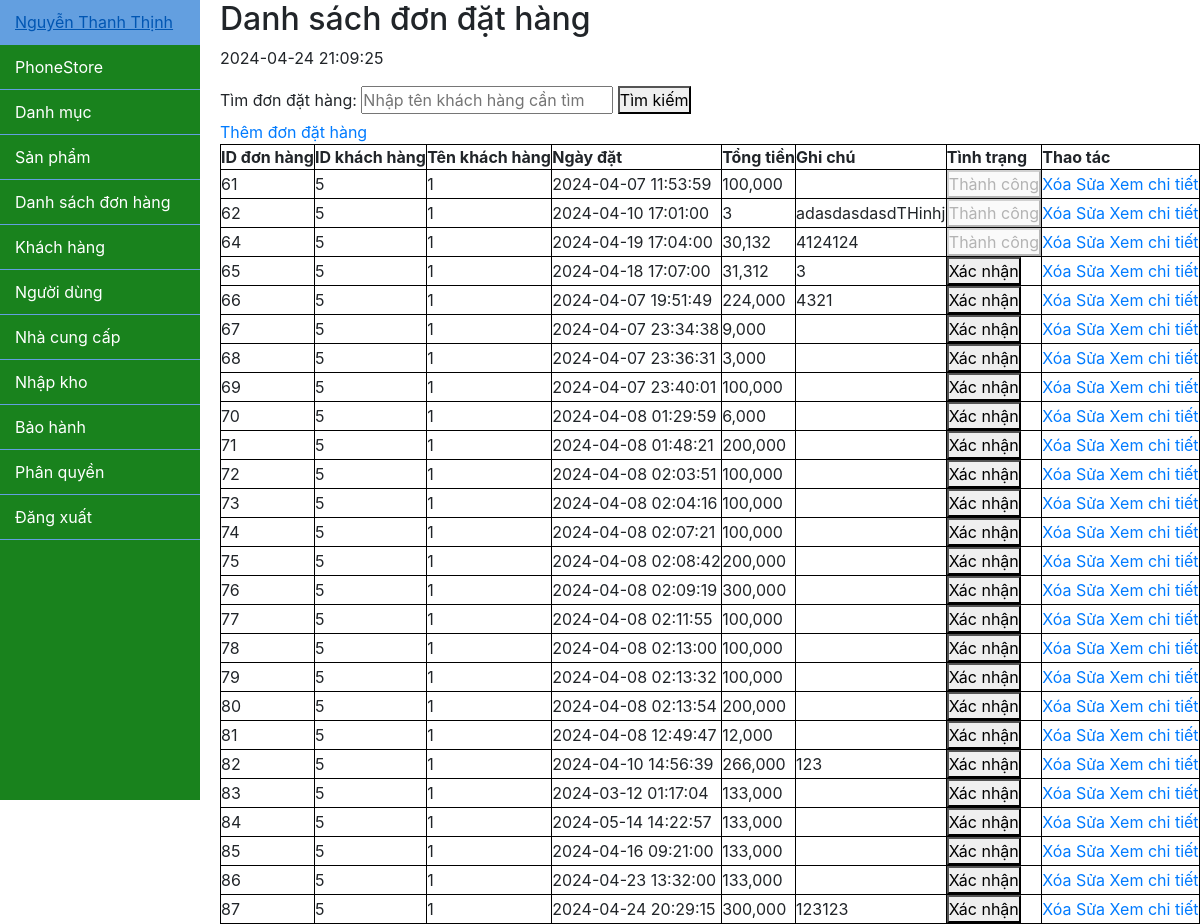
Screenshot of /admin/index.php?ctrl=orderController (signed in) with the database file from the repository.
### tables this page shows
CREATE TABLE `don_dat_hang` (
  `id` int(11) NOT NULL,
  `id_khach_hang` int(11) DEFAULT NULL,
  `ngay` datetime DEFAULT NULL,
  `tong_tien` decimal(10,2) DEFAULT NULL,
  `ghi_chu` text DEFAULT NULL,
  `tinh_trang` varchar(224) DEFAULT NULL
);

CREATE TABLE `khach_hang` (
  `id` int(11) NOT NULL,
  `ten` varchar(255) DEFAULT NULL,
  `so_dien_thoai` varchar(20) DEFAULT NULL,
  `email` varchar(255) DEFAULT NULL,
  `dia_chi` varchar(255) DEFAULT NULL,
  `id_nguoi_dung` int(11) DEFAULT NULL
);

### lib/database.php (called while the page is built, shortened)
<?php
class Database
{
    private $host = "localhost";
    private $username = "root";
    private $password = "";
    private $database = "phonestore";
    private $conn;
    public function __construct()
    {
        $this->conn = $this->connectDB();
    }
    private function connectDB()
    {
        $conn = mysqli_connect($this->host, $this->username, $this->password, $this->database);
        return $conn;
    }
    public function select($query)
    {
        $result = mysqli_query($this->conn, $query);
        if ($result) {
            $data = mysqli_fetch_all($result, MYSQLI_ASSOC);
            return $data;
        } else {
            die(mysqli_error($this->conn));
        }
    }
}

### admin/model/orderModel.php (called while the page is built, shortened)
<?php
class OrderModel
{
    private $db;
    public function __construct()
    {
        $this->db = new Database();
    }
    public function getAllOrders()
    {
        $query = "SELECT don_dat_hang.*,khach_hang.ten AS ten_khach_hang
              FROM don_dat_hang
              JOIN khach_hang ON don_dat_hang.id_khach_hang = khach_hang.id";
        return $this->db->select($query);
    }
}

### admin/view/orderView.php (the view, shortened to what this page needs)
<!DOCTYPE html>
<html lang="vi">
<head>
</head>
<body>
    <h2>Danh sách đơn đặt hàng</h2>
    <?php
    echo date('Y-m-d H:i:s'); ?></p>
    <form class="search-form-order">
        <label for="search">Tìm đơn đặt hàng:</label>
        <input type="text" id="search" name="search" placeholder="Nhập tên khách hàng cần tìm">
        <button type="submit">Tìm kiếm</button>
    </form>
    <a href="index.php?ctrl=orderController&action=viewAddOrder">Thêm đơn đặt hàng</a>
    <table>
        <thead>
            <tr>
                <th>ID đơn hàng</th>
                <th>ID khách hàng</th>
                <th>Tên khách hàng</th>
                <th>Ngày đặt</th>
                <th>Tổng tiền</th>
                <th>Ghi chú</th>
                <th>Tình trạng</th>
                <th>Thao tác</th>
            </tr>
        </thead>
        <tbody>
            <?php foreach ($orders as $order) : ?>
                <tr>
                    <td><?php echo $order['id']; ?></td>
                    <td><?php echo $order['id_khach_hang']; ?></td>
                    <td><?php echo $order['ten_khach_hang']; ?></td>
                    <td><?php echo $order['ngay']; ?></td>
                    <td><?php echo number_format($order['tong_tien']); ?></td>
                    <td><?php echo $order['ghi_chu']; ?></td>
                    <td>
                        <form action="index.php?ctrl=orderController&action=toggleOrderStatus" method="POST">
                            <?php if ($order['tinh_trang'] == 'Chờ xác nhận') echo "<button type='submit'>Xác nhận</button>";
                            else if ($order['tinh_trang'] == 'Đang xử lý') echo "<button type='submit'>Đang xử lý</button>";
                            else if ($order['tinh_trang'] == 'Đang giao') echo "<button type='submit'>Hoàn tất</button>";
                            else if ($order['tinh_trang'] == 'Thành công') echo "<button type='submit' disabled>Thành công</button>";
                            ?>
                        </form>
                    </td>
                    <td>
                        <a href="index.php?ctrl=orderController&action=deleteOrder&id=<?php echo $order['id']; ?>">Xóa</a>
                        <a href="index.php?ctrl=orderController&action=updateOrderView&id=<?php echo $order['id']; ?>&tinh_trang=<?php echo $order['tinh_trang']; ?>">Sửa</a>
                        <a href="index.php?ctrl=orderController&action=viewOrderDetail&id=<?php echo $order['id']; ?>">Xem chi tiết</a>
                    </td>
                </tr>
            <?php endforeach; ?>
        </tbody>
    </table>
</body>
</html>

### admin/css/style.css (style rules this page uses)
table { border-collapse: collapse; width: 100%; }
table, th, td { border: 1px solid black; }
* { margin: 0; padding: 0; box-sizing: border-box; }

### rows the page displays
don_dat_hang: id "61", id_khach_hang "5", id_khach_hang.ten "1", ngay "2024-04-07 11:53:59", tong_tien "100,000", tinh_trang "Thành công"
don_dat_hang: id "62", id_khach_hang "5", id_khach_hang.ten "1", ngay "2024-04-10 17:01:00", tong_tien "3", ghi_chu "adasdasdasdTHinhj", tinh_trang "Thành công"
don_dat_hang: id "64", id_khach_hang "5", id_khach_hang.ten "1", ngay "2024-04-19 17:04:00", tong_tien "30,132", ghi_chu "4124124", tinh_trang "Thành công"
don_dat_hang: id "65", id_khach_hang "5", id_khach_hang.ten "1", ngay "2024-04-18 17:07:00", tong_tien "31,312", ghi_chu "3", tinh_trang "Xác nhận"
don_dat_hang: id "66", id_khach_hang "5", id_khach_hang.ten "1", ngay "2024-04-07 19:51:49", tong_tien "224,000", ghi_chu "4321", tinh_trang "Xác nhận"
don_dat_hang: id "67", id_khach_hang "5", id_khach_hang.ten "1", ngay "2024-04-07 23:34:38", tong_tien "9,000", tinh_trang "Xác nhận"
don_dat_hang: id "68", id_khach_hang "5", id_khach_hang.ten "1", ngay "2024-04-07 23:36:31", tong_tien "3,000", tinh_trang "Xác nhận"
don_dat_hang: id "69", id_khach_hang "5", id_khach_hang.ten "1", ngay "2024-04-07 23:40:01", tong_tien "100,000", tinh_trang "Xác nhận"
don_dat_hang: id "70", id_khach_hang "5", id_khach_hang.ten "1", ngay "2024-04-08 01:29:59", tong_tien "6,000", tinh_trang "Xác nhận"
don_dat_hang: id "71", id_khach_hang "5", id_khach_hang.ten "1", ngay "2024-04-08 01:48:21", tong_tien "200,000", tinh_trang "Xác nhận"
don_dat_hang: id "72", id_khach_hang "5", id_khach_hang.ten "1", ngay "2024-04-08 02:03:51", tong_tien "100,000", tinh_trang "Xác nhận"
don_dat_hang: id "73", id_khach_hang "5", id_khach_hang.ten "1", ngay "2024-04-08 02:04:16", tong_tien "100,000", tinh_trang "Xác nhận"
don_dat_hang: id "74", id_khach_hang "5", id_khach_hang.ten "1", ngay "2024-04-08 02:07:21", tong_tien "100,000", tinh_trang "Xác nhận"
don_dat_hang: id "75", id_khach_hang "5", id_khach_hang.ten "1", ngay "2024-04-08 02:08:42", tong_tien "200,000", tinh_trang "Xác nhận"
don_dat_hang: id "76", id_khach_hang "5", id_khach_hang.ten "1", ngay "2024-04-08 02:09:19", tong_tien "300,000", tinh_trang "Xác nhận"
don_dat_hang: id "77", id_khach_hang "5", id_khach_hang.ten "1", ngay "2024-04-08 02:11:55", tong_tien "100,000", tinh_trang "Xác nhận"
don_dat_hang: id "78", id_khach_hang "5", id_khach_hang.ten "1", ngay "2024-04-08 02:13:00", tong_tien "100,000", tinh_trang "Xác nhận"
don_dat_hang: id "79", id_khach_hang "5", id_khach_hang.ten "1", ngay "2024-04-08 02:13:32", tong_tien "100,000", tinh_trang "Xác nhận"
don_dat_hang: id "80", id_khach_hang "5", id_khach_hang.ten "1", ngay "2024-04-08 02:13:54", tong_tien "200,000", tinh_trang "Xác nhận"
don_dat_hang: id "81", id_khach_hang "5", id_khach_hang.ten "1", ngay "2024-04-08 12:49:47", tong_tien "12,000", tinh_trang "Xác nhận"
don_dat_hang: id "82", id_khach_hang "5", id_khach_hang.ten "1", ngay "2024-04-10 14:56:39", tong_tien "266,000", ghi_chu "123", tinh_trang "Xác nhận"
don_dat_hang: id "83", id_khach_hang "5", id_khach_hang.ten "1", ngay "2024-03-12 01:17:04", tong_tien "133,000", tinh_trang "Xác nhận"
don_dat_hang: id "84", id_khach_hang "5", id_khach_hang.ten "1", ngay "2024-05-14 14:22:57", tong_tien "133,000", tinh_trang "Xác nhận"
don_dat_hang: id "85", id_khach_hang "5", id_khach_hang.ten "1", ngay "2024-04-16 09:21:00", tong_tien "133,000", tinh_trang "Xác nhận"
don_dat_hang: id "86", id_khach_hang "5", id_khach_hang.ten "1", ngay "2024-04-23 13:32:00", tong_tien "133,000", tinh_trang "Xác nhận"
don_dat_hang: id "87", id_khach_hang "5", id_khach_hang.ten "1", ngay "2024-04-24 20:29:15", tong_tien "300,000", ghi_chu "123123", tinh_trang "Xác nhận"
